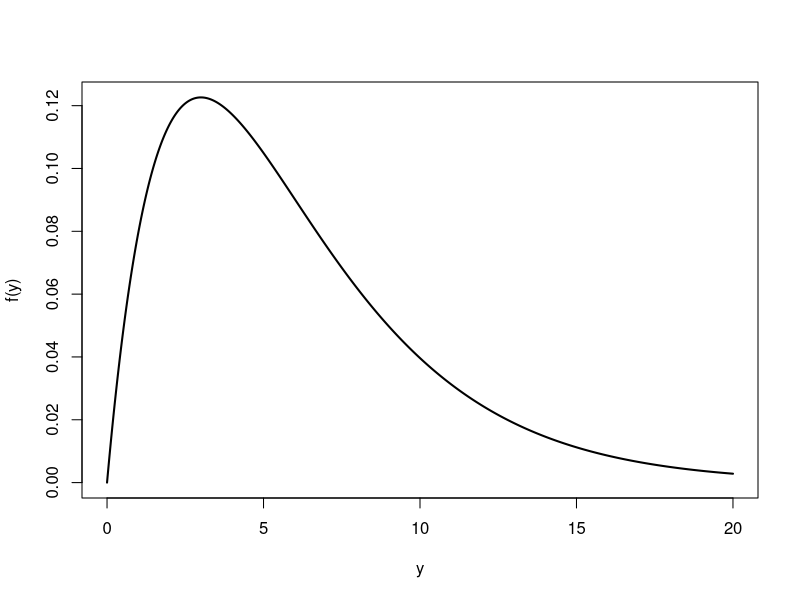
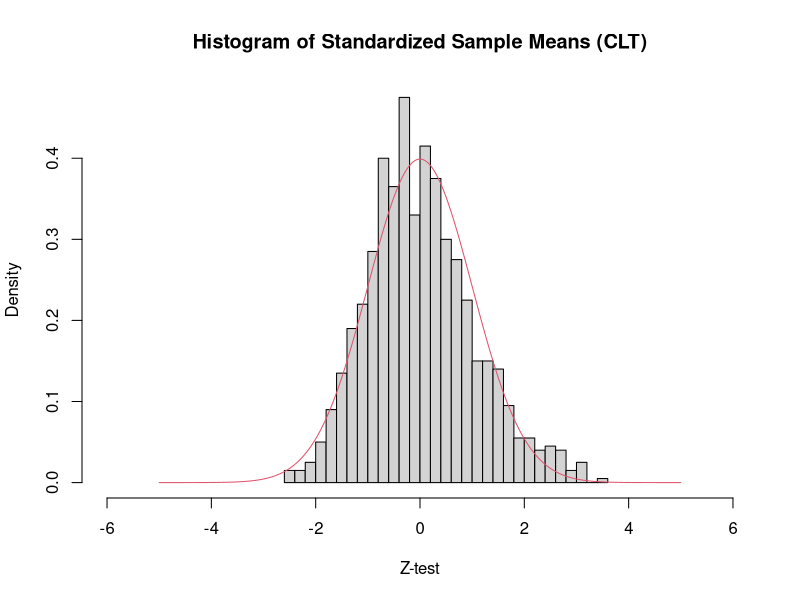

These figures' R source, in order:
## ---- chunk 1
library(knitr)
library(ggplot2)
library(dplyr)
library(tidyverse)
library(broom)
library(splines)
library(caret)
library(Matrix)
library(MASS)
knitr::opts_chunk$set(echo = FALSE, message = FALSE, warning = FALSE, fig.width = 4, fig.height = 4, tidy = TRUE)
## ---- chunk 2
#question 4
set.seed(1111)
x = seq(0, 20, by = 0.01)
dens = dgamma(x,shape=2,scale=3)
plot(x, dens, type = "l", xlab = "y", ylab = "f(y)", lwd = 2)
## ---- chunk 3
#question7
set.seed(2002)
randsample <- rgamma(12,shape=2,scale=3)
mean(randsample)
sd(randsample)
sd(randsample)^2

## ---- chunk 4

#question 8
set.seed(342)
nloop <- 1000
sampMean <- rep(NA, nloop)
set.seed(2020)
for(i in 1:nloop)
{
	randSamp <- rgamma(12,shape=2,scale=3)
	sampMean[i] <- mean(randSamp)
	
}

Zval <- (sampMean-6)/(4.2426/sqrt(12))

hist(Zval, xlim = c(-6,6),breaks = 30, freq = F, 
     main = "Histogram of Standardized Sample Means (CLT)", 
     xlab = "Z-test")

x <- seq(-5, 5, .01)
y <- dnorm(x)
lines(x,y, col = 2)

